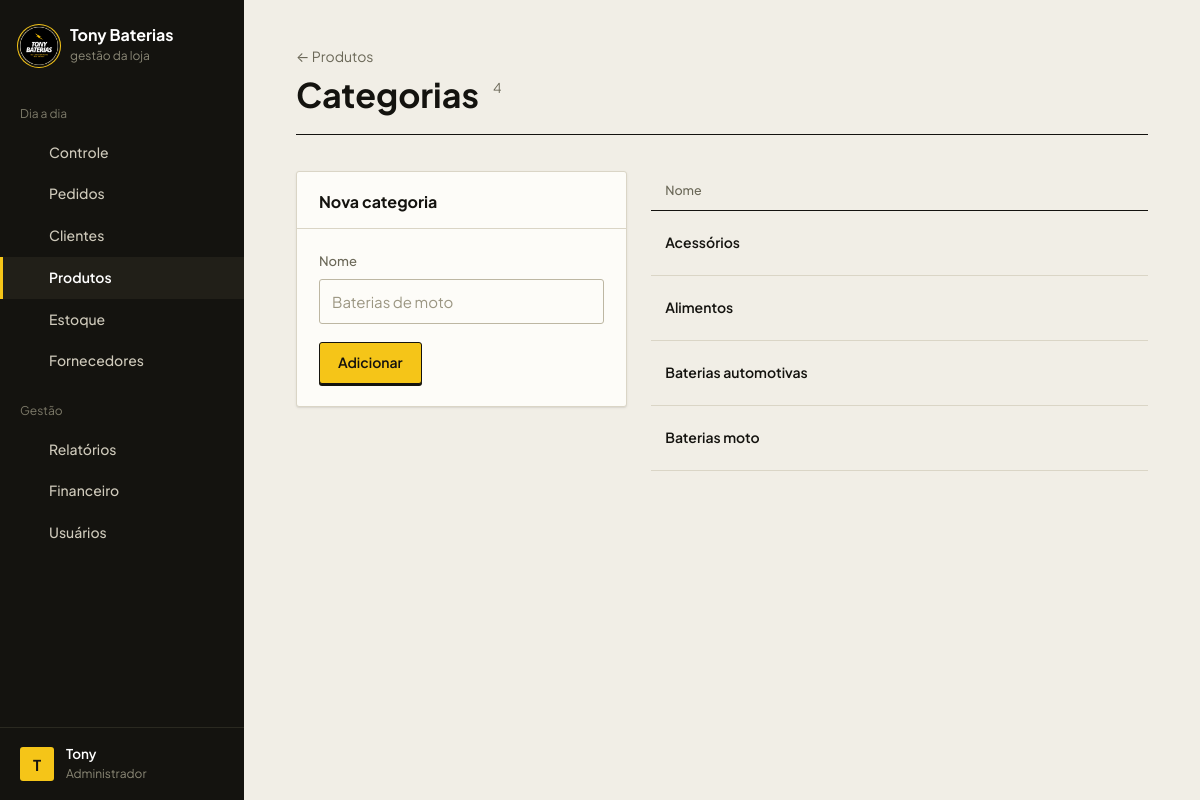
The app's page /public/categorias.php (signed in) with its own data.
### tables this page shows
CREATE TABLE IF NOT EXISTS `categorias` (
  `id` int UNSIGNED NOT NULL AUTO_INCREMENT,
  `nome` varchar(100) NOT NULL,
  `criado_em` datetime NOT NULL DEFAULT CURRENT_TIMESTAMP,
  PRIMARY KEY (`id`),
  UNIQUE KEY `nome` (`nome`)
);

### public/categorias.php (called while the page is built, shortened)
<?php
require_once __DIR__ . '/../config/config.php';
$controller = new CategoriaController();
$categorias = $controller->listar();
require __DIR__ . '/../app/views/layouts/cabecalho.php';
require __DIR__ . '/../app/views/categorias/index.php';
require __DIR__ . '/../app/views/layouts/rodape.php';

### config/config.php (called while the page is built, shortened)
<?php
spl_autoload_register(function (string $classe) {
    foreach (['models', 'controllers'] as $pasta) {
        $arquivo = BASE_PATH . "/app/$pasta/$classe.php";
        if (file_exists($arquivo)) {
            return;
        }
    }
});
require_once __DIR__ . '/BancoDados.php';
require_once BASE_PATH . '/app/helpers/validacoes.php';
require_once BASE_PATH . '/app/helpers/icones.php';
function ehAdmin(): bool
{
    return ($_SESSION['usuario_perfil'] ?? null) === 'admin';
}

### config/BancoDados.php (called while the page is built)
<?php
class BancoDados
{
    private static ?PDO $conexao = null;
    public static function getConnection(): PDO
    {
        if (self::$conexao === null) {
            $dsn = 'mysql:host=' . DB_HOST . ';port=' . DB_PORT . ';dbname=' . DB_NAME . ';charset=utf8mb4';
            try {
                self::$conexao = new PDO($dsn, DB_USER, DB_PASS, [
                    PDO::ATTR_ERRMODE            => PDO::ERRMODE_EXCEPTION,
                    PDO::ATTR_DEFAULT_FETCH_MODE => PDO::FETCH_ASSOC,
                    PDO::ATTR_EMULATE_PREPARES   => false,
                    PDO::MYSQL_ATTR_INIT_COMMAND => "SET time_zone = '" . (new DateTime('now'))->format('P') . "'",
                ]);
            } catch (PDOException $e) {
                die(APP_ENV === 'development'
                    ? 'Erro ao conectar ao banco de dados: ' . $e->getMessage()
                    : 'Não foi possível conectar ao banco de dados. Tente novamente mais tarde.');
            }
        }
        return self::$conexao;
    }
}

### app/controllers/CategoriaController.php (called while the page is built, shortened)
<?php
class CategoriaController
{
    private Categoria $categoriaModel;
    public function __construct()
    {
        $this->categoriaModel = new Categoria();
    }
    public function listar(): array
    {
        return $this->categoriaModel->listarTodas();
    }
}

### app/models/Categoria.php (called while the page is built, shortened)
<?php
class Categoria
{
    private PDO $db;
    public function __construct()
    {
        $this->db = BancoDados::getConnection();
    }
    public function listarTodas(): array
    {
        return $this->db->query('SELECT id, nome FROM categorias ORDER BY nome')->fetchAll();
    }
}

### app/views/categorias/index.php (the view, shortened to what this page needs)
<div class="pagina-topo">
    <div>
        <p class="pagina-topo__eyebrow"><a href="produtos.php">&larr; Produtos</a></p>
        <h1>Categorias <span class="pagina-topo__contagem"><?= count($categorias) ?></span></h1>
    </div>
</div>
<div class="colunas colunas--4-6">
    <section class="painel">
        <div class="painel__topo">
            <h2>Nova categoria</h2>
        </div>
        <form method="POST" action="categorias.php?acao=salvar" class="painel__corpo">
            <div class="campo">
                <label for="nome">Nome</label>
                <input type="text" id="nome" name="nome" required placeholder="Baterias de moto">
            </div>
            <button type="submit" class="btn btn-primario">Adicionar</button>
        </form>
    </section>
    <section>
        <?php if (empty($categorias)): ?>
            <div class="estado-vazio">Nenhuma categoria ainda. Crie ao lado a primeira, por exemplo "Baterias de carro".</div>
        <?php else: ?>
            <div class="tabela-wrap">
                <table class="tabela">
                    <thead>
                        <tr><th>Nome</th><th></th></tr>
                    </thead>
                    <tbody>
                        <?php foreach ($categorias as $categoria): ?>
                            <tr>
                                <td class="cel-principal"><?= htmlspecialchars($categoria['nome']) ?></td>
                                <td class="cel-acoes">
                                    <div class="acoes">
                                        <?php if (ehAdmin()): ?>
                                            <?= botaoAcao('categorias.php?acao=excluir', ['id' => $categoria['id']], 'excluir', 'Excluir', 'acao--perigo', 'Excluir esta categoria? Produtos que a usam ficam sem categoria.') ?>
                                        <?php endif; ?>
                                    </div>
                                </td>
                            </tr>
                        <?php endforeach; ?>
                    </tbody>
                </table>
            </div>
        <?php endif; ?>
    </section>
</div>

### app/helpers/icones.php (shortened to what this page needs)
<?php
function icone(string $nome, int $tamanho = 18): string
{
    return sprintf(
        '<svg width="%1$d" height="%1$d" viewBox="0 0 24 24" fill="none" stroke="currentColor" stroke-width="1.8" stroke-linecap="round" stroke-linejoin="round" aria-hidden="true">%2$s</svg>',
        $tamanho,
        trim($tracos[$nome])
    );
}
function botaoAcao(string $destino, array $campos, string $nomeIcone, string $rotulo, string $classe = '', string $confirmacao = ''): string
{
    $html = '<form method="POST" action="' . htmlspecialchars($destino) . '" class="form-linha">' . campoCsrf();
    foreach ($campos as $nome => $valor) {
        $html .= '<input type="hidden" name="' . htmlspecialchars((string) $nome) . '" value="' . htmlspecialchars((string) $valor) . '">';
    }
    $aviso = $confirmacao !== ''
        ? ' onclick="return confirm(' . htmlspecialchars(json_encode($confirmacao, JSON_UNESCAPED_UNICODE), ENT_QUOTES) . ');"'
        : '';
    return $html
        . '<button type="submit" class="acao ' . htmlspecialchars($classe) . '" title="' . htmlspecialchars($rotulo) . '"' . $aviso . '>'
        . icone($nomeIcone, 16) . '<span>' . htmlspecialchars($rotulo) . '</span></button></form>';
}

### public/assets/css/global.css (style rules this page uses)
:root { --papel: #f1eee6; --papel-fundo: #e6e1d3; --superficie: #fdfcf8; --tinta: #14130f; --tinta-2: #3b392f; --tinta-3: #6b6858; --linha: #dad5c6; --linha-forte: #bdb7a3; --amarelo: #f5c518; --amarelo-fundo: #fbf0c0; --amarelo-texto: #7a5c00; --erro: #b3382c; --erro-fundo: #f7e3df; --ok: #2b6b47; --ok-fundo: #dfece3; --fonte-base: 'Plus Jakarta Sans', system-ui, -apple-system, 'Segoe UI', sans-serif; --raio: 3px; --sombra-1: 0 1px 0 rgba(20, 19, 15, 0.04), 0 1px 3px rgba(20, 19, 15, 0.07); --sombra-2: 0 2px 4px rgba(20, 19, 15, 0.05), 0 14px 30px -10px rgba(20, 19, 15, 0.26); --curva: cubic-bezier(0.2, 0.7, 0.2, 1); }
* { margin: 0; padding: 0; box-sizing: border-box; }
body { font-family: var(--fonte-base); font-size: 15px; line-height: 1.55; color: var(--tinta); background-color: var(--papel); -webkit-font-smoothing: antialiased; }
a { color: inherit; text-decoration: none; }
button, input, select, textarea { font: inherit; color: inherit; }
.btn { display: inline-flex; align-items: center; justify-content: center; gap: 8px; min-height: 42px; padding: 10px 18px; border: 1px solid transparent; border-radius: var(--raio); font-size: 14px; font-weight: 600; line-height: 1.2; white-space: nowrap; cursor: pointer; user-select: none; }
.btn-primario { background-color: var(--amarelo); color: var(--tinta); border-color: var(--tinta); box-shadow: 0 2px 0 var(--tinta); }
.form-linha { display: contents; }

### public/assets/css/forms.css (style rules this page uses)
.campo { margin-bottom: 18px; }
.campo label { display: block; margin-bottom: 7px; font-size: 13px; font-weight: 500; color: var(--tinta-3); }
.campo input, .campo textarea, .campo select { display: block; width: 100%; min-height: 44px; padding: 10px 12px; background-color: var(--superficie); color: var(--tinta); border: 1px solid var(--linha-forte); border-radius: var(--raio); font-size: 15px; }
.campo input::placeholder, .campo textarea::placeholder { color: #9b9682; }

### public/assets/css/layout.css (style rules this page uses)
.lateral__item svg { width: 17px; height: 17px; flex-shrink: 0; color: #8c8977; }
.lateral__item--ativo svg, .lateral__item--ativo:hover svg { color: var(--amarelo); }
.pagina-topo { display: flex; flex-wrap: wrap; align-items: flex-end; justify-content: space-between; gap: 20px 24px; margin-bottom: 36px; padding-bottom: 22px; border-bottom: 1px solid var(--tinta); }
.pagina-topo__eyebrow { display: flex; align-items: center; gap: 9px; margin-bottom: 10px; font-size: 14px; color: var(--tinta-3); }
.pagina-topo h1 { font-size: clamp(26px, 3.2vw, 34px); font-weight: 700; line-height: 1; }
.pagina-topo__contagem { margin-left: 8px; font-size: 0.4em; font-weight: 400; vertical-align: 1.05em; color: var(--tinta-3); }
.painel { background-color: var(--superficie); border: 1px solid var(--linha); border-radius: var(--raio); box-shadow: var(--sombra-1); }
.painel__topo { display: flex; align-items: baseline; justify-content: space-between; gap: 12px; padding: 18px 22px 14px; border-bottom: 1px solid var(--linha); }
.painel__topo h2 { font-size: 16px; font-weight: 700; }
.painel__corpo { padding: 22px; }
.colunas { display: grid; gap: 24px; align-items: start; }
.colunas--4-6 { grid-template-columns: minmax(0, 4fr) minmax(0, 6fr); }

### public/assets/css/tables.css (style rules this page uses)
.tabela-wrap { width: 100%; overflow-x: auto; }
.tabela { width: 100%; border-collapse: collapse; font-size: 14px; }
.tabela th { padding: 10px 14px; text-align: left; white-space: nowrap; font-size: 12.5px; font-weight: 500; color: var(--tinta-3); border-bottom: 1px solid var(--tinta); }
.tabela td { padding: 15px 14px; vertical-align: middle; color: var(--tinta-2); border-bottom: 1px solid var(--linha); }
.tabela .cel-principal { font-weight: 600; color: var(--tinta); }
.acoes { display: flex; justify-content: flex-end; gap: 2px; }
.acao { display: inline-flex; align-items: center; justify-content: center; gap: 8px; width: 34px; height: 34px; border: 1px solid transparent; border-radius: var(--raio); color: var(--tinta-3); background: none; cursor: pointer; }
button.acao { padding: 0; font: inherit; }

### records on screen
categorias: nome "Acessórios"
categorias: nome "Alimentos"
categorias: nome "Baterias automotivas"
categorias: nome "Baterias moto"

### other values on screen
$grupoAtual "Dia a dia"
$item['label'] "Controle"
$item['label'] "Pedidos"
$item['label'] "Clientes"
$item['label'] "Produtos"
$item['label'] "Estoque"
$item['label'] "Fornecedores"
$grupoAtual "Gestão"
$item['label'] "Relatórios"
$item['label'] "Financeiro"
$item['label'] "Usuários"
mb_strtoupper(mb_substr($nomeUsuario, 0, 1)) "T"
$nomeUsuario "Tony"
count($categorias) "4"
